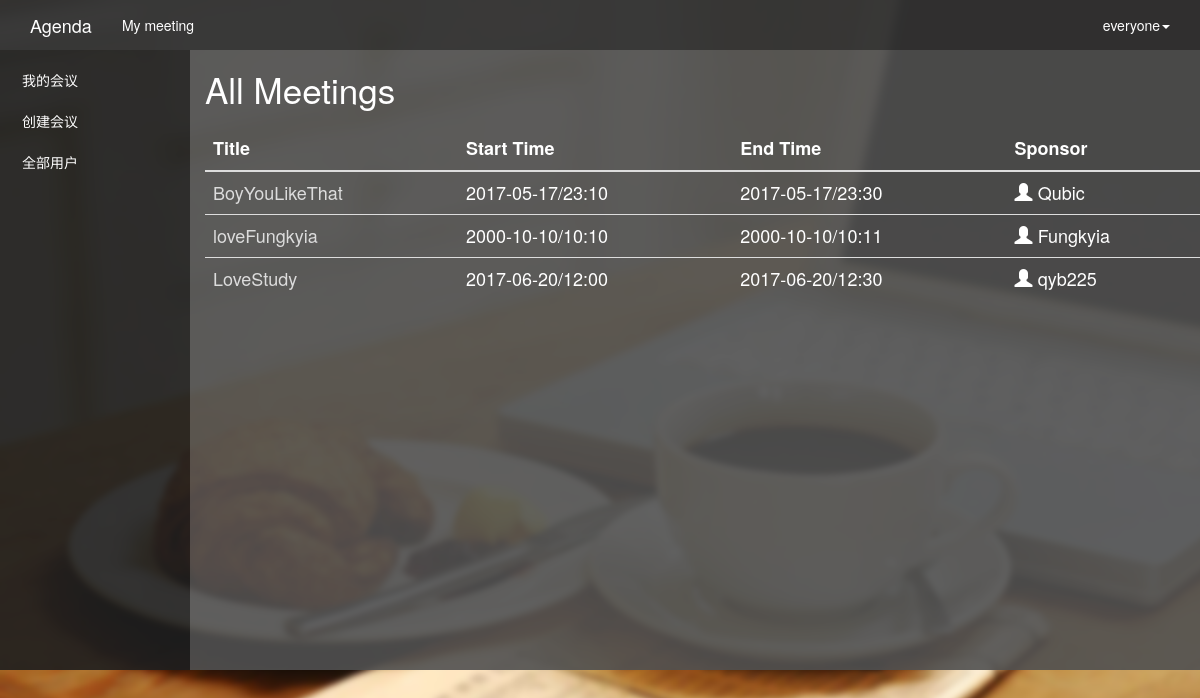
Screenshot of /meetings/ (signed in) with the database file from the repository.
### basic/models.py (models this page shows, shortened)
class User(models.Model):
    username = models.CharField(max_length=50)
    password = models.CharField(max_length=50)
    email = models.CharField(max_length=50)
    telephone = models.CharField(max_length=50)

class Meeting(models.Model):
    sponsor = models.CharField(max_length=50)
    startDate = models.CharField(max_length=20)
    endDate = models.CharField(max_length=20)
    title = models.CharField(max_length=50)

### basic/views.py (the view)
# urls.py: url(r'^meetings/*$', views.getAllMeetings, name='meetings'),
def getAllMeetings(request):
    username = request.session.get('username')
    if username:
        allMeetings = []
        allSponsorMeetings = Meeting.objects.filter(sponsor=username)
        for sponsorMeeting in allSponsorMeetings:
            allMeetings.append(sponsorMeeting)
        allparticipatorsMeetings = MeetingParticipator.objects.filter(participator__username=username)
        for participatorMeeting in allparticipatorsMeetings:
            allMeetings.append(participatorMeeting.meeting)
        return render(request, 'index.html', {'username': username, 'guide' : "My meeting", 'Meetings' : allMeetings})
    else:
        return HttpResponseRedirect('/login/')

### basic/templates/index.html
{% extends "layout.html" %}
{% block styles %}
{% load staticfiles %}
<link href="{% static 'css/index.css' %}" rel="stylesheet" />
{% endblock %}
{% block content %}
<h1>All Meetings</h1>
<div id="meetingList">
    <table class="table">
        <thead>
            <tr>
                <th>Title</th>
                <th>Start Time</th>
                <th>End Time</th>
                <th>Sponsor</th>
            </tr>
        </thead>
        <tbody>
            {% for meeting in Meetings %}
                <tr>
                    <td><a href="/meetings/{{ meeting.title }}/">{{ meeting.title }}</a></td>
                    <td>{{ meeting.startDate }}</td>
                    <td>{{ meeting.endDate }}</td>
                    <td><span class="glyphicon glyphicon-user"></span>  {{ meeting.sponsor }}</td>
                </tr>
            {% endfor %}
        </tbody>
    </table>
</div>
{% endblock %}

### basic/templates/layout.html (shortened to what this page needs)
<!DOCTYPE html>
<html>
<head>
    {% load staticfiles %}
    <link href="{% static 'css/bootstrap.min.css' %}" rel="stylesheet" />
    <link href="{% static 'css/layout.css' %}" rel="stylesheet" />
    {% block styles %}{% endblock %}
</head>
<body>
    <nav class="nav nav-tabs" id="myNav">
        <div class="container-fluid">
            <div class="navbar-header">
                <a class="navbar-brand" href="/meetings/">Agenda</a>
            </div>
            <div class="collapse navbar-collapse" id="bs-example-navbar-collapse-1">
                <ul class="nav navbar-nav">
                    <li><a>{{ guide }}</a></li>
                </ul>
                <ul class="nav navbar-nav navbar-right">
                    <li class="dropdown">
                        <a href="#" class="dropdown-toggle" data-toggle="dropdown" role="button" aria-haspopup="true" aria-expanded="false">{{ username }}<span class="caret"></span></a>
                    </li>
                </ul>
            </div>
        </div>
    </nav>
    <div class="row">
    <div class="col-xs-2" id="leftBlock">
        <ul class="nav nav-tabs nav-stacked" id="func">
            <li id="mMeeting"><a href="/meetings/">我的会议</a></li>
            <li id="cMeeting"><a href="/create/">创建会议</a></li>
            <li id="allUsers"><a href="/users/">全部用户</a></li>
        </ul>
    </div>
    <div class="col-xs-10" id="mainWindow">
        {% block content %}{% endblock %}
    </div>
</div>
</body>
</html>

### basic/static/css/layout.css (style rules this page uses)
body { background: url(../images/background.png); }
#myNav { background: rgba(50, 50, 50, 0.95); border-width: 0px; }
#myNav a { color: white; }
#mainWindow { background: rgba(80, 80, 80, 0.9); border-width: 0px; min-height: 620px; }
#func { border-width: 0px; padding-left: 4%; padding-top: 10px; padding-bottom: 10px; }
#leftBlock { background: rgba(30, 30, 30, 0.9); min-height: 620px; }
#func a { color: white; border-width: 0px; }

### basic/static/css/index.css (style rules this page uses)
#meetingList { color: white; font-size: large; }
h1 { color: white; font-size: 250%; margin-bottom: 2%; }
a { color: rgb(220, 220, 220); cursor: pointer; }

### rows the page displays
User: username "everyone"
Meeting: title "BoyYouLikeThat", startDate "2017-05-17/23:10", endDate "2017-05-17/23:30", sponsor "Qubic"
Meeting: title "loveFungkyia", startDate "2000-10-10/10:10", endDate "2000-10-10/10:11", sponsor "Fungkyia"
Meeting: title "LoveStudy", startDate "2017-06-20/12:00", endDate "2017-06-20/12:30", sponsor "qyb225"

### other values shown
{{ guide }} "My meeting"
